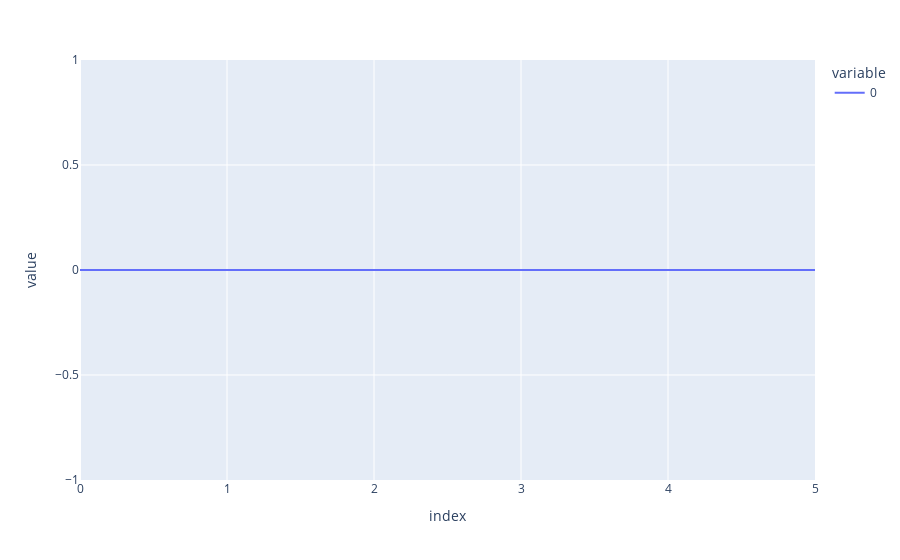

Notebook code for this chart:
### Code cell
px.line(mlm_losses)

### Figure 1 — Plotly figure (JSON) as saved in the notebook; plotly's stock layout.template omitted (floating-point values rounded to 4 significant figures)
{"data": [{"hovertemplate": "variable=0<br>index=%{x}<br>value=%{y}<extra></extra>", "legendgroup": "0", "line": {"color": "#636efa", "dash": "solid"}, "marker": {"symbol": "circle"}, "mode": "lines", "name": "0", "orientation": "v", "showlegend": true, "type": "scatter", "x": [0, 1, 2, 3, 4, 5], "xaxis": "x", "y": [0.0, 0.0, 0.0, 0.0, 0.0, 0.0], "yaxis": "y"}], "layout": {"legend": {"title": {"text": "variable"}, "tracegroupgap": 0}, "margin": {"t": 60}, "xaxis": {"anchor": "y", "domain": [0, 1], "title": {"text": "index"}}, "yaxis": {"anchor": "x", "domain": [0, 1], "title": {"text": "value"}}}}
